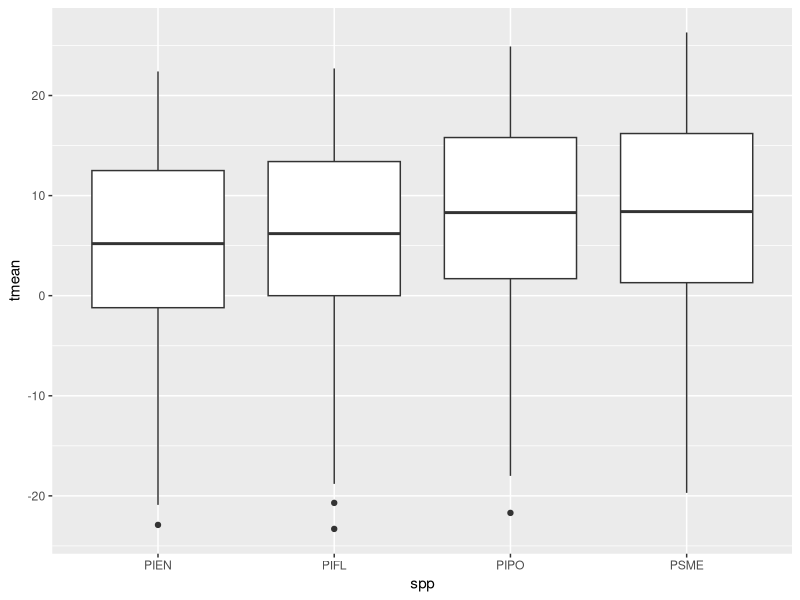
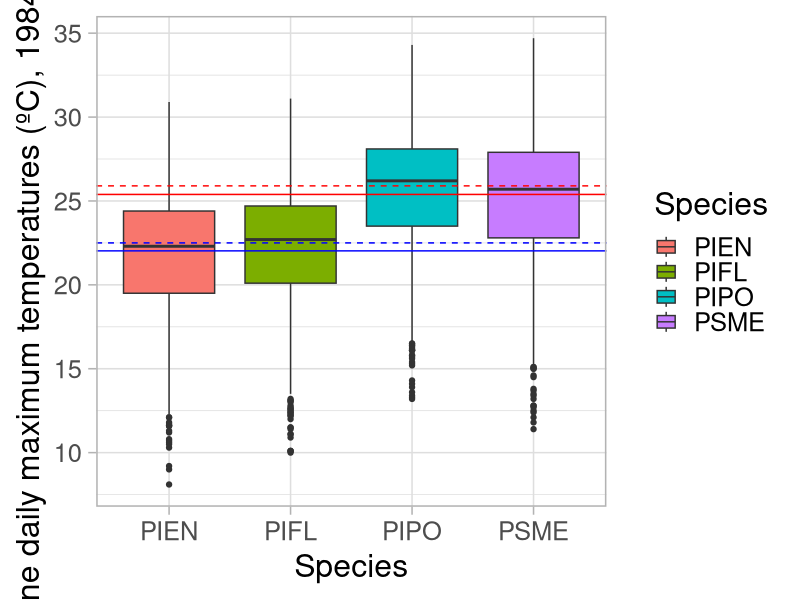
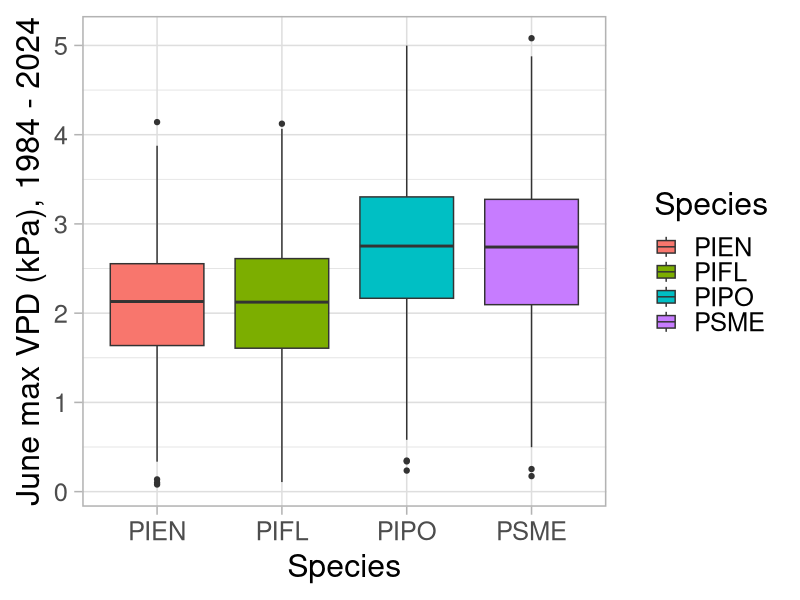
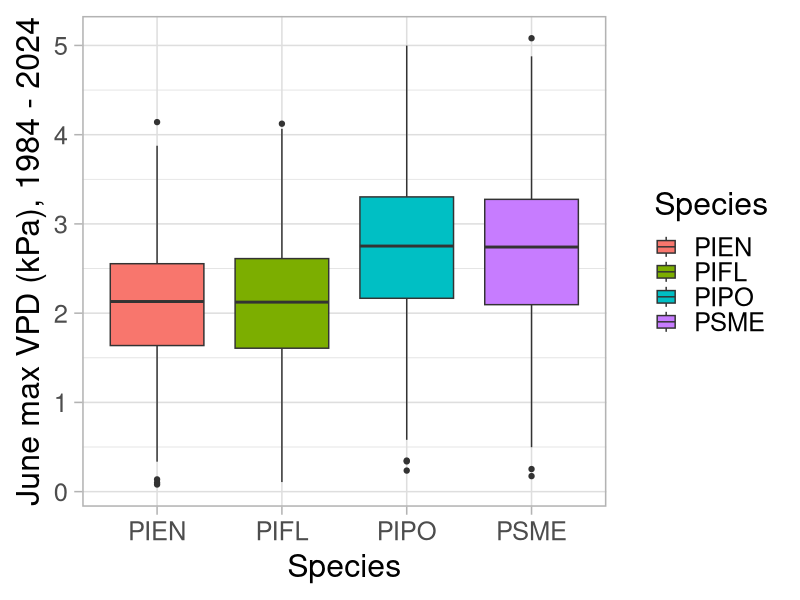
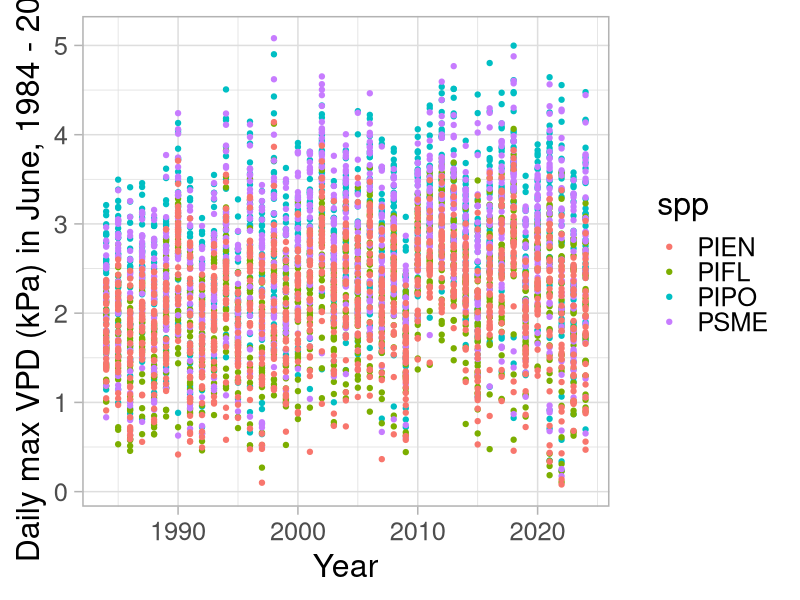
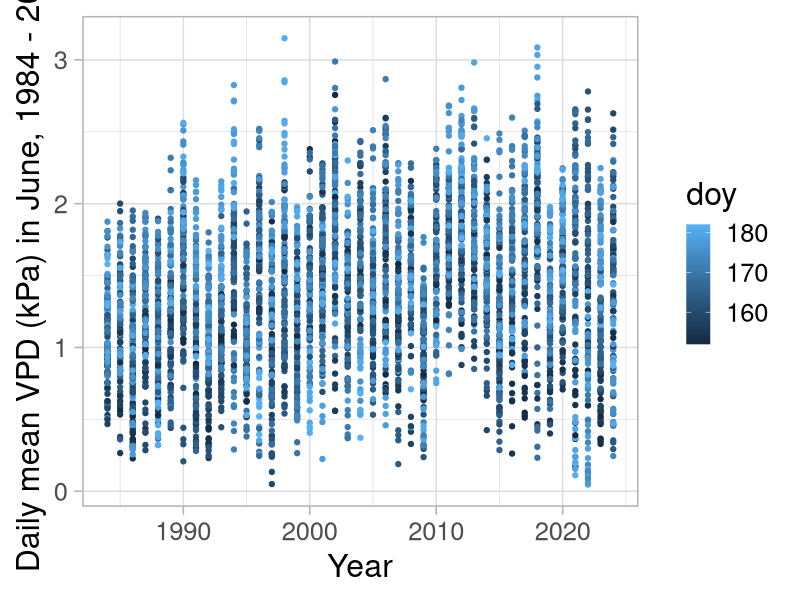
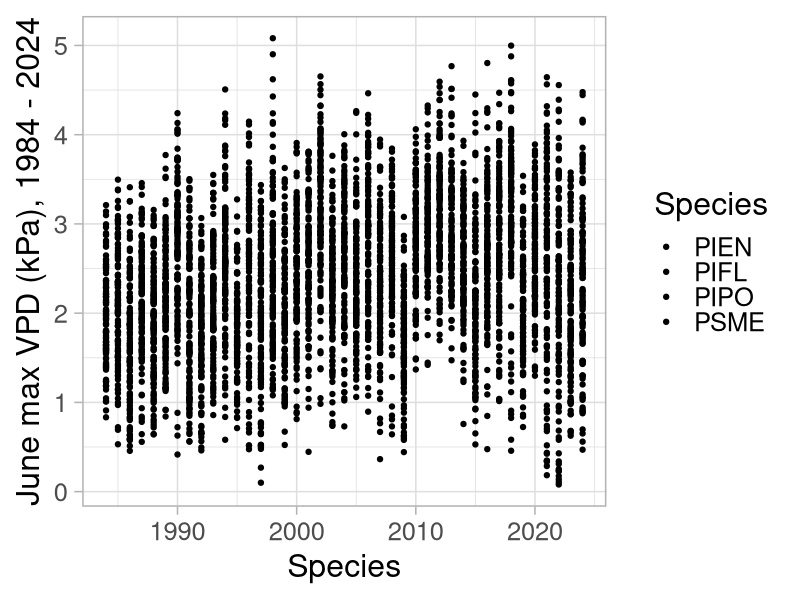
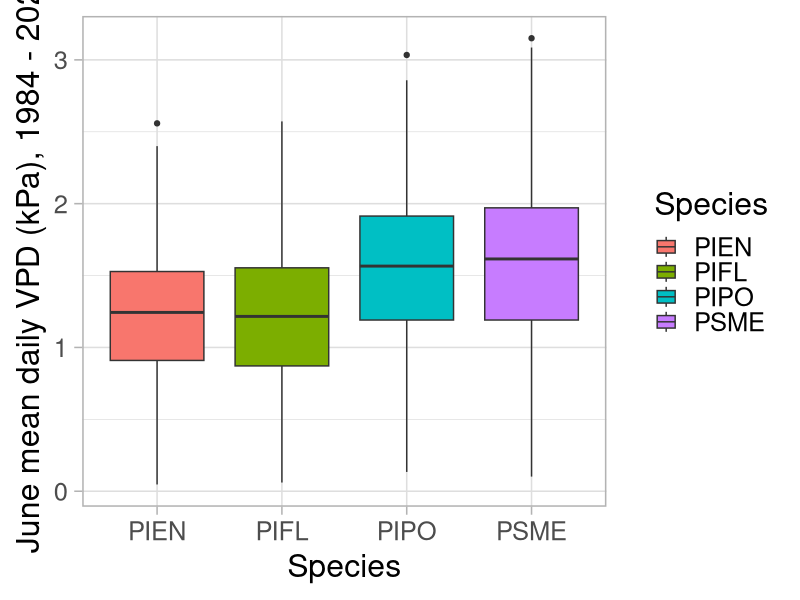

Write the R code that produced these figures, in order. (Note: this script raises an error after producing the figures.)
library(tidyverse)
options(digits = 10)


# DAILY data acquired from PRISM explorer (https://prism.oregonstate.edu/explorer/) on Thursday, June 19th, 2025
# see acquisition parameters in original CSVs

#Ponderosa Pine (PIPO)
pipo <- read_csv("data/Provenance/PIPO_Daily.csv", skip = 10)
#names(pipo) <- pipo[1,1:4]
#pipo <- pipo[-1,]
pipo$spp <- "PIPO"

#Limber Pine (PIFL)
pifl <- read_csv("data/Provenance/PIFL_Daily.csv", skip = 10)
# # names(pifl) <- pifl[1,1:4]
# pifl <- pifl[-1,]
pifl$spp <- "PIFL"

#Douglas Fir (PSME)
psme <- read_csv("data/Provenance/PSME_Daily.csv", skip = 10)
# names(psme) <- psme[1,1:4]
# psme <- psme[-1,]
psme$spp <- "PSME"

#Engelmann Spruce (PIEN)
pien <- read_csv("data/Provenance/PIEN_Daily.csv", skip = 10)
# names(pien) <- pien[1,1:4]
# pien <- pien[-1,]
pien$spp <- "PIEN"

prov_clim <- rbind(pipo, pifl, psme, pien) %>% 
  mutate(doy = yday(Date),
    year = as.numeric(substr(Date, 1, 4)),
    month = month(Date))
names(prov_clim) <- c("date", "tmin", "tmean", "tmax", "vpdmin", "vpdmax",
                      "spp", "doy", "year", "month")
prov_clim <- prov_clim %>% 
  mutate(vpdmax = vpdmax/10, vpdmin = vpdmin/10) %>% 
  mutate(vpd = (vpdmax+vpdmin)/2)

# write_csv(prov_clim, "data/Provenance/Daily_Prov_Climate.csv")


#compare sources:
TukeyHSD(aov(tmax ~ spp, filter(prov_clim, month == 6)))
TukeyHSD(aov(vpd ~ spp, filter(prov_clim, month == 6)))

# prov_clim <- prov_clim %>% 
#   mutate(tmean = as.numeric(tmean))

# avg_clim <- prov_clim %>% 
#   group_by(year) %>% 
#   summarise(temp = mean(tmean))

# let's get some z-scores

ggplot(filter(prov_clim), aes(x = spp, y = tmean))+
  geom_boxplot()

pien6 <- filter(prov_clim, month == 6 & spp == "PIEN")
pifl6 <- filter(prov_clim, month == 6 & spp == "PIFL")
pipo6 <- filter(prov_clim, month == 6 & spp == "PIPO")
psme6 <- filter(prov_clim, month == 6 & spp == "PSME")

# mat <- prov_clim %>% 
#   group_by(spp) %>% 
#   summarise(mat = mean(tmean, na.rm = T))

loel6 <- rbind(pipo6, psme6)
hiel6 <- rbind(pien6, pifl6)

#Max:
ggplot(filter(prov_clim, month == 6))+
  # \geom_boxplot(aes(x = spp, y = tmin, fill = spp), alpha = 0.5)+
  geom_boxplot(aes(x = spp, y = tmax, fill = spp))+
  geom_hline(aes(yintercept = mean(loel6$tmax, na.rm = T)), color = "red")+
  geom_hline(aes(yintercept = mean(hiel6$tmax, na.rm = T)), color = "blue")+
  geom_hline(aes(yintercept = median(loel6$tmax, na.rm = T)), color = "red", linetype = 2)+
  geom_hline(aes(yintercept = median(hiel6$tmax, na.rm = T)), color = "blue", linetype = 2)+
  theme_light(base_size = 23)+
  labs(x = "Species",
       y = "June daily maximum temperatures (ºC), 1984 - 2024", fill = "Species")



# send this to don & dave

ggplot(filter(prov_clim, month == 6))+
  # \geom_boxplot(aes(x = spp, y = tmin, fill = spp), alpha = 0.5)+
  geom_boxplot(aes(x = spp, y = vpdmax, fill = spp))+
  theme_light(base_size = 23)+
  labs(x = "Species",
       y = "June max VPD (kPa), 1984 - 2024", fill = "Species")

ggplot(filter(prov_clim, month == 6))+
  # \geom_boxplot(aes(x = spp, y = tmin, fill = spp), alpha = 0.5)+
  geom_boxplot(aes(x = spp, y = vpdmax, fill = spp))+
  theme_light(base_size = 23)+
  labs(x = "Species",
       y = "June max VPD (kPa), 1984 - 2024", fill = "Species")

ggplot(filter(prov_clim, month == 6))+
  # \geom_boxplot(aes(x = spp, y = tmin, fill = spp), alpha = 0.5)+
  geom_point(aes(x = year, y = vpdmax, color = spp))+
  theme_light(base_size = 23)+
  labs(x = "Year", y = "Daily max VPD (kPa) in June, 1984 - 2024")

ggplot(filter(prov_clim, month == 6))+
  # \geom_boxplot(aes(x = spp, y = tmin, fill = spp), alpha = 0.5)+
  geom_point(aes(x = year, y = vpd, color = doy))+
  theme_light(base_size = 23)+
  labs(x = "Year", y = "Daily mean VPD (kPa) in June, 1984 - 2024")



ggplot(filter(prov_clim, month == 6))+
  # \geom_boxplot(aes(x = spp, y = tmin, fill = spp), alpha = 0.5)+
  geom_point(aes(x = year, y = vpdmax, fill = spp))+
  theme_light(base_size = 23)+
  labs(x = "Species",
       y = "June max VPD (kPa), 1984 - 2024", fill = "Species")

ggplot(filter(prov_clim, month == 6))+
  geom_boxplot(aes(x = spp, y = vpd, fill = spp))+
  theme_light(base_size = 23)+
  labs(x = "Species",
       y = "June mean daily VPD (kPa), 1984 - 2024", fill = "Species")

ggplot(filter(prov_clim, month == 6))+
  # \geom_boxplot(aes(x = spp, y = tmin, fill = spp), alpha = 0.5)+
  geom_boxplot(aes(x = spp, y = vpdmin, fill = spp))+
  theme_light(base_size = 23)+
  labs(x = "Species",
       y = "June min VPD (kPa), 1984 - 2024", fill = "Species")

#Min:
ggplot(filter(prov_clim, month == 6))+
  # \geom_boxplot(aes(x = spp, y = tmin, fill = spp), alpha = 0.5)+
  geom_boxplot(aes(x = spp, y = tmin, fill = spp))+
  geom_hline(aes(yintercept = mean(loel6$tmin, na.rm = T)), color = "red")+
  geom_hline(aes(yintercept = mean(hiel6$tmin, na.rm = T)), color = "blue")+
  geom_hline(aes(yintercept = median(loel6$tmin, na.rm = T)), color = "red", linetype = 2)+
  geom_hline(aes(yintercept = median(hiel6$tmin, na.rm = T)), color = "blue", linetype = 2)+
  theme_light(base_size = 23)+
  labs(x = "Species",
    y = "June daily minimum temperatures (ºC), 1984 - 2024", fill = "Species")


# PIPO & PSME
mean(loel6$tmax, na.rm = T) # 25.39 (25)
median(loel6$tmax, na.rm = T) # 25.39 (25)
mean(loel6$tmin, na.rm = T) # 9.15 (9)
median(loel6$tmin, na.rm = T) # 9.15 (9)

# PIEN & PIFL
mean(hiel6$tmax, na.rm = T) # 22.03 (32)
median(hiel6$tmax, na.rm = T) # 23 (25)
mean(hiel6$tmin, na.rm = T) # 6.79 (17)
median(hiel6$tmin, na.rm = T) # 9.15 (9)






june_min_mean <- prov_clim %>% 
  filter(month == 6) %>% 
  group_by(spp) %>% 
  summarise(tmin_mean = mean(tmin))
june_min_median <- prov_clim %>% 
  filter(month == 6) %>% 
  group_by(spp) %>% 
  summarise(tmin_med = median(tmin))

# ggplot()+
#   geom_point(data = june_min_mean, aes(x = spp, y = tmin_mean))+
#   geom_point(data = june_min_median, aes(x = spp, y = tmin_med))


prov_z_june <- prov_clim %>% 
  group_by(spp) %>% 
  filter(month == 6) %>% 
  summarise(tmax_mean = mean(tmax, na.rm = T), tmax_sd = sd(tmax, na.rm = T),
            n = n()) %>% 
  ungroup() %>% 
  mutate(tmax_lo = tmax_mean - 2*tmax_sd,
         tmax_hi = tmax_mean + 2*tmax_sd,
         tmax_se = tmax_sd/sqrt(n))

ggplot(prov_z_june, aes(x = spp, y = tmax_mean))+
  geom_point()+
  geom_errorbar(aes(ymin = tmax_mean - tmax_sd, ymax = tmax_mean + tmax_sd), width = 0.2)+
  geom_errorbar(aes(ymin = tmax_mean - 2*tmax_se, ymax = tmax_mean + 2*tmax_se), width = 0.2, color = "orange")+
  geom_hline(yintercept = mean(prov_z_june$tmax_mean), color = "blue")+
  labs(x = "Species", y = "Mean max daily temp in June (ºC) ± SD (± 2 SE)")+
  theme_light(base_size = 26)

mean(prov_z_june$tmax_mean)

TukeyHSD(aov(tmax ~ spp, data = filter(prov_clim, month == 6)), conf.level = 0.95, na.rm = T)


ggplot(prov_clim, aes(x = doy, y = tmax))+
  geom_point(aes(group = year, color = spp), alpha = 0.2)+
  geom_smooth(aes(group = spp, color = spp))+
  geom_vline(xintercept = 126)
ggplot(prov_clim, aes(x = doy, y = vpdmax))+
  geom_point(aes(group = year, color = spp), alpha = 0.2)+
  geom_smooth(aes(group = spp, color = spp))

prov_clim_z <- prov_clim %>% 
  filter(month == 6) %>% 
  full_join(prov_z_june, by = join_by(spp)) %>% 
  mutate(tmax_z = (tmax - tmax_mean)/tmax_sd) %>% 
  select(spp, date, year, doy, tmax_z)

ggplot(prov_clim_z, aes(x = doy, y = tmax_z, group = interaction(spp, year)))+
  geom_line(aes(color = spp), alpha = 0.1)


prov_doy_stats <- prov_clim %>% 
  group_by(spp, doy) %>% 
  summarise(tmax_mean = mean(tmax, na.rm = T), tmax_sd = sd(tmax, na.rm = T))

ggplot(na.omit(prov_doy_stats), aes(x = doy, y = tmax_mean, color = spp))+
  geom_ribbon(aes(ymin = tmax_mean - tmax_sd, ymax = tmax_mean + tmax_sd, fill = spp),
              alpha = 0.3)+
  geom_line(linewidth = 1.5)

# ggplot(prov_clim, aes(x = spp, y = tmax))+
#   geom_boxplot(aes(fill = spp))+
#   geom_hline(yintercept = mean(prov_clim$tmax), color = "red", linetype = 2)+
#   labs(x = "Species", y = "Max June Temp (ºC): 1980 - 2024",
#        fill = "Species")+
#   theme_light(base_size = 20)

ggplot(prov_clim, aes(x = spp, y = tmax))+
  geom_boxplot(aes(fill = spp))+
  geom_hline(yintercept = mean(prov_clim$tmax), color = "red", linetype = 2)+
  labs(x = "Species", y = "Max Daily Temp (ºC): 1984 - 2024",
       fill = "Species")+
  theme_light(base_size = 20)

ggplot(filter(prov_clim, month(date) == 6), aes(x = spp, y = tmax))+
  geom_boxplot(aes(fill = spp))+
  geom_hline(yintercept = mean(filter(prov_clim, month(date) == 6)$tmax), color = "red", linetype = 2)+
  labs(x = "Species", y = "Max Daily Temp in June (ºC): 1984 - 2024",
       fill = "Species")+
  theme_light(base_size = 20)

ggplot(filter(prov_clim, month %in% c(6)), aes(x = tmax))+
  geom_density(aes(color = spp), alpha = 0.4)+
  geom_vline(xintercept = median(filter(prov_clim, month == 6 & spp == "PIEN")$tmax), color = "red", linetype = 2)+
  geom_vline(xintercept = median(filter(prov_clim, month == 6 & spp == "PIFL")$tmax), color = "green4", linetype = 2)+
  geom_vline(xintercept = median(filter(prov_clim, month == 6 & spp == "PIPO")$tmax), color = "turquoise2", linetype = 2)+
  geom_vline(xintercept = median(filter(prov_clim, month == 6 & spp == "PSME")$tmax), color = "purple", linetype = 2)+
  labs(x = "Max Daily Temp (ºC): 1984 - 2024",
       color = "Species")+
  theme_light(base_size = 20)

ggplot(prov_clim, aes(x = tmax))+
  geom_histogram(aes(fill = spp), alpha = 0.4, binwidth = 0.5)+
  #geom_vline(yintercept = mean(prov_clim$tmax), color = "red", linetype = 2)+
  labs(x = "Max Daily Temp (ºC): 1984 - 2024",
       fill = "Species")+
  theme_light(base_size = 20)

mean(prov_clim$tmax)


ggplot(avg_clim, aes(x = year, y = temp))+
  geom_point()+
  geom_line()+
  geom_smooth(method = "lm")
